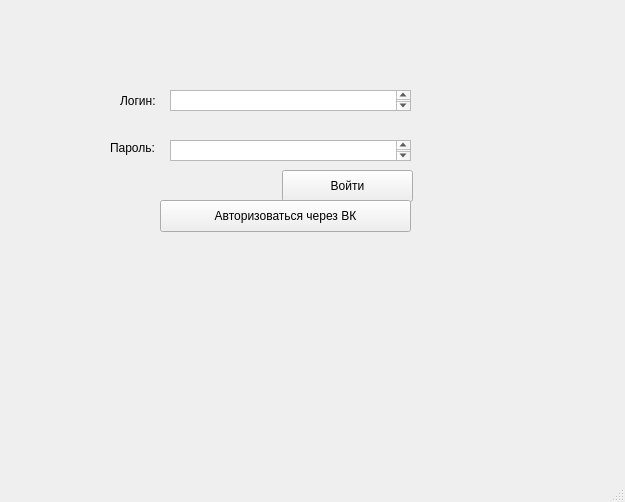
<?xml version="1.0" encoding="UTF-8"?>
<ui version="4.0">
 <class>MainWindow</class>
 <widget class="QMainWindow" name="MainWindow">
  <property name="geometry">
   <rect>
    <x>0</x>
    <y>0</y>
    <width>625</width>
    <height>502</height>
   </rect>
  </property>
  <property name="windowTitle">
   <string>MainWindow</string>
  </property>
  <widget class="QWidget" name="centralWidget">
   <widget class="QTextEdit" name="textEdit">
    <property name="geometry">
     <rect>
      <x>170</x>
      <y>90</y>
      <width>241</width>
      <height>21</height>
     </rect>
    </property>
   </widget>
   <widget class="QLabel" name="label">
    <property name="geometry">
     <rect>
      <x>120</x>
      <y>80</y>
      <width>61</width>
      <height>41</height>
     </rect>
    </property>
    <property name="text">
     <string>Логин:</string>
    </property>
   </widget>
   <widget class="QTextEdit" name="textEdit_2">
    <property name="geometry">
     <rect>
      <x>170</x>
      <y>140</y>
      <width>241</width>
      <height>21</height>
     </rect>
    </property>
   </widget>
   <widget class="QLabel" name="label_2">
    <property name="geometry">
     <rect>
      <x>110</x>
      <y>140</y>
      <width>59</width>
      <height>16</height>
     </rect>
    </property>
    <property name="text">
     <string>Пароль:</string>
    </property>
   </widget>
   <widget class="QPushButton" name="pushButton">
    <property name="geometry">
     <rect>
      <x>282</x>
      <y>170</y>
      <width>131</width>
      <height>32</height>
     </rect>
    </property>
    <property name="text">
     <string>Войти</string>
    </property>
   </widget>
   <widget class="QPushButton" name="pushButton_2">
    <property name="enabled">
     <bool>true</bool>
    </property>
    <property name="geometry">
     <rect>
      <x>160</x>
      <y>200</y>
      <width>251</width>
      <height>32</height>
     </rect>
    </property>
    <property name="text">
     <string>Авторизоваться через ВК</string>
    </property>
   </widget>
   <widget class="QLabel" name="label_3">
    <property name="geometry">
     <rect>
      <x>170</x>
      <y>50</y>
      <width>241</width>
      <height>31</height>
     </rect>
    </property>
    <property name="text">
     <string/>
    </property>
   </widget>
   <widget class="QLabel" name="label_4">
    <property name="geometry">
     <rect>
      <x>88</x>
      <y>235</y>
      <width>481</width>
      <height>201</height>
     </rect>
    </property>
    <property name="text">
     <string/>
    </property>
   </widget>
  </widget>
  <widget class="QMenuBar" name="menuBar">
   <property name="geometry">
    <rect>
     <x>0</x>
     <y>0</y>
     <width>625</width>
     <height>22</height>
    </rect>
   </property>
  </widget>
  <widget class="QStatusBar" name="statusBar"/>
 </widget>
 <layoutdefault spacing="6" margin="11"/>
 <resources/>
 <connections/>
</ui>
